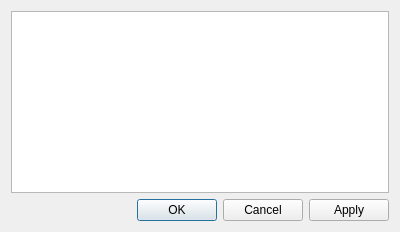
<?xml version="1.0" encoding="UTF-8"?>
<ui version="4.0">
 <class>infoDialog</class>
 <widget class="QDialog" name="infoDialog">
  <property name="geometry">
   <rect>
    <x>0</x>
    <y>0</y>
    <width>400</width>
    <height>232</height>
   </rect>
  </property>
  <property name="windowTitle">
   <string>Dialog</string>
  </property>
  <layout class="QVBoxLayout" name="verticalLayout">
   <item>
    <widget class="QTextEdit" name="textEdit"/>
   </item>
   <item>
    <widget class="QDialogButtonBox" name="buttonBox">
     <property name="standardButtons">
      <set>QDialogButtonBox::Apply|QDialogButtonBox::Cancel|QDialogButtonBox::Ok</set>
     </property>
    </widget>
   </item>
  </layout>
 </widget>
 <resources/>
 <connections/>
</ui>
